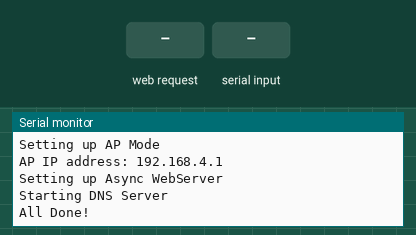
This sketch was run on a simulated ESP32. On the bench: the last lines printed to the serial monitor. The inputs (shaded band) are chosen by the test bench. The local clock reads 2024-03-15 10:24:30 at power-on unless the sketch sets it.

Above: at 1.2 s.
1.3 s: HTTP request GET / received
At 1.9 s:
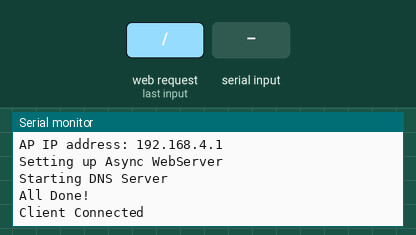
2.8 s: "t90\n" received over Serial
At 4.0 s:
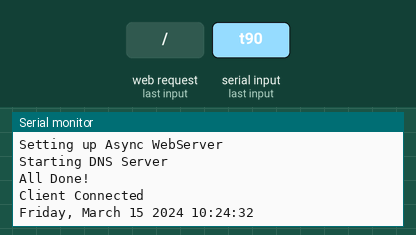
4.3 s: HTTP request GET /get?year=1 received
At 5.4 s:
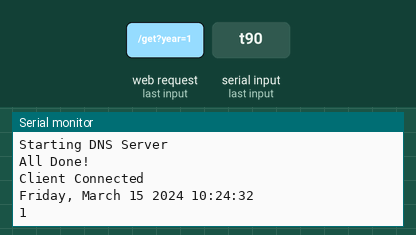

Measured:
- after the input at 1.3 s, the serial monitor: prints a new line at once (image 1)
- after the input at 2.8 s, the serial monitor: prints a new line at once (image 2)
- after the input at 4.3 s, the serial monitor: prints a new line at once (image 3)

The sketch:

timeViaCaptiveAP.ino
```cpp
#include <DNSServer.h>
#include <WiFi.h>
#include <AsyncTCP.h>
#include "ESPAsyncWebSrv.h"
#include <ESP32Time.h>


//ESP32Time rtc;
ESP32Time rtc(3600);  // offset in seconds GMT+1

DNSServer dnsServer;
AsyncWebServer server(80);

int user_year;// debug info: vorher String
int user_month;
int user_day;
int user_hour;
int user_minute;
bool year_received = false;
bool month_received = false;
bool day_received = false;
bool hour_received = false;
bool minute_received = false;


const char index_html[] PROGMEM = R"rawliteral(
<!DOCTYPE HTML><html><head>
  <title>Captive Portal Demo</title>
  <meta name="viewport" content="width=device-width, initial-scale=1">
  </head><body>
  <h3>Captive Portal Demo</h3>
  <br><br>
  <form action="/get">
    <br>

    Year: <input type="text" name="year">
    Month: <input type="text" name="month">
    Day: <input type="text" name="day">
    Hour: <input type="text" name="hour">
    Minute: <input type="text" name="minute">

    <br>
    <input type="submit" value="Submit">
  </form>
</body></html>)rawliteral";

class CaptiveRequestHandler : public AsyncWebHandler {
public:
  CaptiveRequestHandler() {}
  virtual ~CaptiveRequestHandler() {}

  bool canHandle(AsyncWebServerRequest *request){
    //request->addInterestingHeader("ANY");
    return true;
  }

  void handleRequest(AsyncWebServerRequest *request) {
    request->send_P(200, "text/html", index_html);
  }
};

void setupServer(){
  server.on("/", HTTP_GET, [](AsyncWebServerRequest *request){
      request->send_P(200, "text/html", index_html);
      Serial.println("Client Connected");
  });

  server.on("/get", HTTP_GET, [] (AsyncWebServerRequest *request) {
      String inputMessage;
      String inputParam;

      if (request->hasParam("year")) {
        inputMessage = request->getParam("year")->value();
        inputParam = "year";
        user_year = inputMessage.toInt();
        Serial.println(inputMessage);
        year_received = true;
      }

      if (request->hasParam("month")) {
        inputMessage = request->getParam("month")->value();
        inputParam = "month";
        user_month = inputMessage.toInt();
        Serial.println(inputMessage);
        month_received = true;
      }

      if (request->hasParam("day")) {
        inputMessage = request->getParam("day")->value();
        inputParam = "day";
        user_day = inputMessage.toInt();
        Serial.println(inputMessage);
        day_received = true;
      }

      if (request->hasParam("hour")) {
        inputMessage = request->getParam("hour")->value();
        inputParam = "hour";
        user_hour = inputMessage.toInt();
        Serial.println(inputMessage);
        hour_received = true;
      }

      if (request->hasParam("minute")) {
        inputMessage = request->getParam("minute")->value();
        inputParam = "minute";
        user_minute = inputMessage.toInt();
        Serial.println(inputMessage);
        minute_received = true;
      }

      request->send(200, "text/html", index_html);
  });
}


void setup(){
  //your other setup stuff...
  Serial.begin(115200);
  Serial.println();
  Serial.println("Setting up AP Mode");
  WiFi.mode(WIFI_AP);
  WiFi.softAP("espTime-captive");
  Serial.print("AP IP address: ");Serial.println(WiFi.softAPIP());
  Serial.println("Setting up Async WebServer");
  setupServer();
  Serial.println("Starting DNS Server");
  dnsServer.start(53, "*", WiFi.softAPIP());
  server.addHandler(new CaptiveRequestHandler()).setFilter(ON_AP_FILTER);//only when requested from AP
  //more handlers...
  server.begin();
  Serial.println("All Done!");
}

void loop(){
  dnsServer.processNextRequest();
  if(year_received && month_received && day_received && hour_received && minute_received){
      rtc.setTime(0, user_minute, user_hour, user_day, user_month, user_year);  // 17th Jan 2021 15:24:30
      Serial.print("Hello the time is set to ");
      Serial.println(rtc.getTime("%A, %B %d %Y %H:%M:%S"));   // (String) returns time with specified format
      struct tm timeinfo = rtc.getTimeStruct();
      year_received = false;
      month_received = false;
      day_received = false;
      hour_received = false;
      minute_received = false;
      Serial.println("We'll wait for the next client now");
    }

    if (Serial.available() > 0) {
    char command = Serial.read();
    if (command == 't') {
      Serial.println(rtc.getTime("%A, %B %d %Y %H:%M:%S"));   // (String) returns time with specified format
    }
  }
}
```
